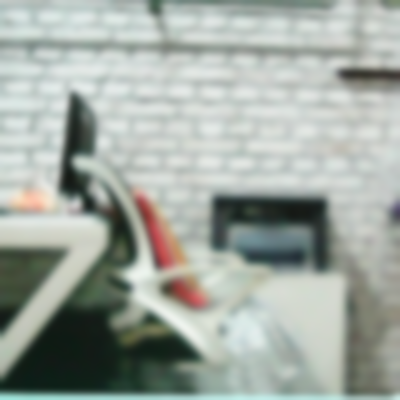
#> input picture 2017年文件/毕业设计/src/v2/img/1.png, 400 x 400 px
$ python camerr.py   (Python 2 division)   (older library calls are emulated)
#> lines starting #> are read from the running program, lines starting #| are printed output that depends on the picture; after the words box and inside, x2 and y2 are one past the last pixel; in counts of white or black regions, pixels touching at a corner belong together
import cv2
import numpy as np

threshod= 100

def pic_sub(dest,s1,s2):
    for x in range(dest.shape[0]):
        for y in range(dest.shape[1]):
            if(s2[x,y] > s1[x,y]):
                dest[x,y] = s2[x,y] - s1[x,y]
            else:
                dest[x,y] = s1[x,y] - s2[x,y]

            if(dest[x,y] < threshod):
                dest[x,y] = 0
            else:
                dest[x,y] = 255


img0 = cv2.imread('img/1.png')
#> img0 is the input picture: shape (400, 400, 3); mean B, G, R 161.4, 168.5, 160.7
gray0 = cv2.cvtColor(img0,cv2.COLOR_BGR2GRAY)
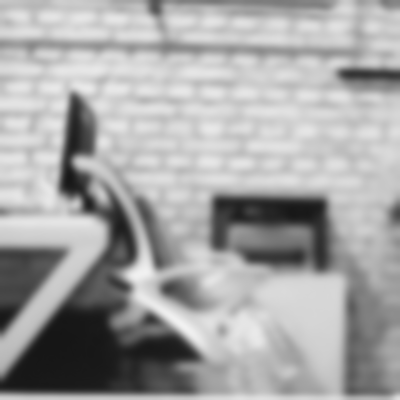
#> gray0: shape (400, 400); min 21, max 241, mean 165.3
gray0 = cv2.GaussianBlur(gray0, (21, 21), 0)


cap = cv2.VideoCapture(0)
while(1):
    # get a frame
    ret, frame = cap.read()
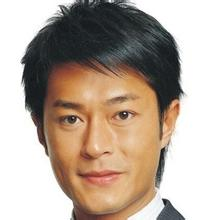
#> input picture 2017年文件/毕业设计/src/v2/1.jpg, 206 x 220 px, given in place of the camera
#> frame is the input picture: shape (220, 206, 3); mean B, G, R 148.8, 162.6, 179
    frame = frame[0:400,0:400,:]
    gray = cv2.cvtColor(frame,cv2.COLOR_BGR2GRAY)
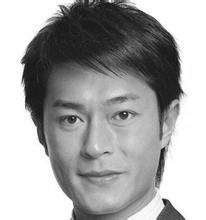
#> gray: shape (220, 206); min 13, max 255, mean 165.9
    gray = cv2.GaussianBlur(gray, (21, 21), 0)
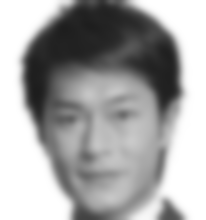
#> gray: shape (220, 206); min 29, max 255, mean 165.9


    emptyimg = np.zeros(gray.shape,np.uint8)
    pic_sub(emptyimg,gray,gray0.copy())
#> after the loop in pic_sub, `for x in range(dest.shape[0]):`:
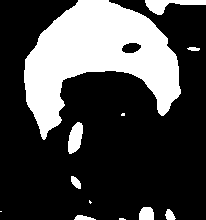
#> dest: shape (220, 206); 27.3% white; 12 white regions (4 under 20 px), largest, box (x1, y1, x2, y2) and area: (24, 0, 181, 140) 11146, (145, 0, 206, 15) 424, (68, 122, 83, 154) 340


    cv2.imshow("capture", frame)
    cv2.imshow("capture2", emptyimg)

    edge = cv2.Canny(emptyimg.copy(), 500, 2000, apertureSize=5)
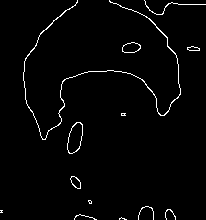
#> edge: shape (220, 206); 2.1% white in thin lines or dots
    _,contours, hierarchy = cv2.findContours(edge.copy(), cv2.RETR_TREE, cv2.CHAIN_APPROX_SIMPLE)
#> contours = 19 contours, 10 with area under 20; largest, box (x1, y1, x2, y2) and area: (67, 122, 83, 154) 338, (67, 122, 83, 154) 326, (122, 42, 141, 53) 142, (122, 42, 141, 53) 137, (23, 0, 181, 140) 100
    for i in contours:
        x, y, w, h = cv2.boundingRect(i)
        print x,y
#> this loop made 19 passes
#> (x, y, w, h) on passes 1 to 12: (119, 217, 8, 3), (74, 214, 23, 6), (0, 210, 3, 3), (165, 209, 11, 11), (138, 206, 16, 14), (88, 200, 4, 4), (88, 200, 4, 4), (70, 176, 11, 13), (70, 176, 11, 13), (67, 122, 16, 32), (67, 122, 16, 32), (121, 113, 5, 3)
#| 119 217
#| 74 214
#| 0 210
#| 165 209
#| 138 206
#| 88 200
#| 88 200
#| 70 176
#> (further printed lines are left out)
    # show a frame
    if cv2.waitKey(1) & 0xFF == ord('q'):
#> (key q is pressed here)
        break
    if cv2.waitKey(1) & 0xFF == ord('s'):
        print frame
cap.release()
cv2.destroyAllWindows()
